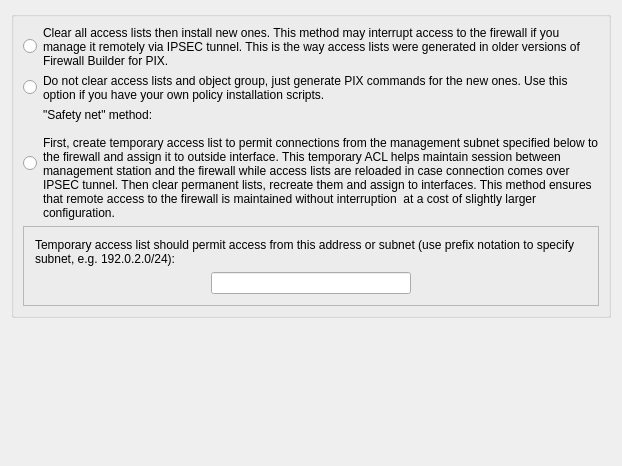
     <widget class="QWidget" name="tab1">
      <attribute name="title">
       <string>Script</string>
      </attribute>
      <layout class="QGridLayout" name="pixAdvanced_gridLayout_19">
       <item row="0" column="0">
        <widget class="QGroupBox" name="buttonGroup10">
         <property name="sizePolicy">
          <sizepolicy hsizetype="Preferred" vsizetype="Expanding">
           <horstretch>0</horstretch>
           <verstretch>0</verstretch>
          </sizepolicy>
         </property>
         <property name="title">
          <string/>
         </property>
         <layout class="QGridLayout" name="pixAdvanced_gridLayout_12">
          <item row="0" column="0">
           <layout class="QHBoxLayout" name="horizontalLayout_3">
            <item>
             <widget class="QRadioButton" name="pix_acl_basic">
              <property name="sizePolicy">
               <sizepolicy hsizetype="Fixed" vsizetype="Fixed">
                <horstretch>0</horstretch>
                <verstretch>0</verstretch>
               </sizepolicy>
              </property>
              <property name="text">
               <string/>
              </property>
             </widget>
            </item>
            <item>
             <widget class="QLabel" name="textLabel2_3">
              <property name="text">
               <string>Clear all access lists then install new ones. This method may interrupt access to the firewall if you manage it remotely via IPSEC tunnel. This is the way access lists were generated in older versions of Firewall Builder for PIX.</string>
              </property>
              <property name="alignment">
               <set>Qt::AlignmentFlag::AlignVCenter</set>
              </property>
              <property name="wordWrap">
               <bool>true</bool>
              </property>
              <property name="buddy">
               <cstring>pix_acl_basic</cstring>
              </property>
             </widget>
            </item>
           </layout>
          </item>
          <item row="1" column="0">
           <layout class="QHBoxLayout" name="horizontalLayout_4">
            <item>
             <widget class="QRadioButton" name="pix_acl_no_clear">
              <property name="sizePolicy">
               <sizepolicy hsizetype="Fixed" vsizetype="Fixed">
                <horstretch>0</horstretch>
                <verstretch>0</verstretch>
               </sizepolicy>
              </property>
              <property name="text">
               <string/>
              </property>
             </widget>
            </item>
            <item>
             <widget class="QLabel" name="textLabel3">
              <property name="focusPolicy">
               <enum>Qt::FocusPolicy::ClickFocus</enum>
              </property>
              <property name="text">
               <string>Do not clear access lists and object group, just generate PIX commands for the new ones. Use this option if you have your own policy installation scripts.</string>
              </property>
              <property name="alignment">
               <set>Qt::AlignmentFlag::AlignVCenter</set>
              </property>
              <property name="wordWrap">
               <bool>true</bool>
              </property>
              <property name="buddy">
               <cstring>pix_acl_no_clear</cstring>
              </property>
             </widget>
            </item>
           </layout>
          </item>
          <item row="3" column="0">
           <widget class="QFrame" name="frame5">
            <property name="frameShape">
             <enum>QFrame::Shape::StyledPanel</enum>
            </property>
            <property name="frameShadow">
             <enum>QFrame::Shadow::Sunken</enum>
            </property>
            <layout class="QGridLayout">
             <property name="margin" stdset="0">
              <number>11</number>
             </property>
             <item row="0" column="0" colspan="3">
              <widget class="QLabel" name="pix_acl_temp_lbl">
               <property name="text">
                <string>Temporary access list should permit access from this address or subnet (use prefix notation to specify subnet, e.g. 192.0.2.0/24):</string>
               </property>
               <property name="alignment">
                <set>Qt::AlignmentFlag::AlignVCenter</set>
               </property>
               <property name="wordWrap">
                <bool>true</bool>
               </property>
              </widget>
             </item>
             <item row="1" column="0">
              <spacer>
               <property name="orientation">
                <enum>Qt::Orientation::Horizontal</enum>
               </property>
               <property name="sizeType">
                <enum>QSizePolicy::Policy::Expanding</enum>
               </property>
               <property name="sizeHint" stdset="0">
                <size>
                 <width>110</width>
                 <height>20</height>
                </size>
               </property>
              </spacer>
             </item>
             <item row="1" column="1">
              <widget class="QLineEdit" name="pix_acl_temp_addr">
               <property name="sizePolicy">
                <sizepolicy hsizetype="Fixed" vsizetype="Fixed">
                 <horstretch>0</horstretch>
                 <verstretch>0</verstretch>
                </sizepolicy>
               </property>
               <property name="minimumSize">
                <size>
                 <width>200</width>
                 <height>0</height>
                </size>
               </property>
               <property name="maximumSize">
                <size>
                 <width>120</width>
                 <height>32767</height>
                </size>
               </property>
              </widget>
             </item>
             <item row="1" column="2">
              <spacer>
               <property name="orientation">
                <enum>Qt::Orientation::Horizontal</enum>
               </property>
               <property name="sizeType">
                <enum>QSizePolicy::Policy::Expanding</enum>
               </property>
               <property name="sizeHint" stdset="0">
                <size>
                 <width>120</width>
                 <height>20</height>
                </size>
               </property>
              </spacer>
             </item>
            </layout>
           </widget>
          </item>
          <item row="2" column="0">
           <layout class="QHBoxLayout" name="horizontalLayout_5">
            <item>
             <widget class="QRadioButton" name="pix_acl_substitution">
              <property name="sizePolicy">
               <sizepolicy hsizetype="Fixed" vsizetype="Fixed">
                <horstretch>0</horstretch>
                <verstretch>0</verstretch>
               </sizepolicy>
              </property>
              <property name="text">
               <string/>
              </property>
             </widget>
            </item>
            <item>
             <widget class="QLabel" name="textLabel4">
              <property name="text">
               <string>&quot;Safety net&quot; method:

First, create temporary access list to permit connections from the management subnet specified below to the firewall and assign it to outside interface. This temporary ACL helps maintain session between management station and the firewall while access lists are reloaded in case connection comes over IPSEC tunnel. Then clear permanent lists, recreate them and assign to interfaces. This method ensures that remote access to the firewall is maintained without interruption  at a cost of slightly larger configuration.</string>
              </property>
              <property name="alignment">
               <set>Qt::AlignmentFlag::AlignVCenter</set>
              </property>
              <property name="wordWrap">
               <bool>true</bool>
              </property>
              <property name="buddy">
               <cstring>pix_acl_substitution</cstring>
              </property>
             </widget>
            </item>
           </layout>
          </item>
         </layout>
        </widget>
       </item>
       <item row="1" column="0">
        <spacer name="verticalSpacer">
         <property name="orientation">
          <enum>Qt::Orientation::Vertical</enum>
         </property>
         <property name="sizeHint" stdset="0">
          <size>
           <width>20</width>
           <height>137</height>
          </size>
         </property>
        </spacer>
       </item>
      </layout>
     </widget>
